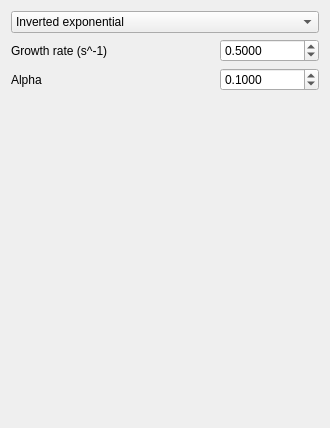
<?xml version="1.0" encoding="UTF-8"?>
<ui version="4.0">
 <class>QtSeagrassColonisationFunctionWidget</class>
 <widget class="QWidget" name="QtSeagrassColonisationFunctionWidget">
  <property name="geometry">
   <rect>
    <x>0</x>
    <y>0</y>
    <width>330</width>
    <height>428</height>
   </rect>
  </property>
  <property name="windowTitle">
   <string>Form</string>
  </property>
  <layout class="QGridLayout" name="gridLayout">
   <item row="3" column="0" rowspan="2" colspan="2">
    <spacer name="spacer">
     <property name="orientation">
      <enum>Qt::Vertical</enum>
     </property>
     <property name="sizeHint" stdset="0">
      <size>
       <width>20</width>
       <height>82</height>
      </size>
     </property>
    </spacer>
   </item>
   <item row="1" column="2">
    <widget class="QDoubleSpinBox" name="box_r">
     <property name="decimals">
      <number>4</number>
     </property>
     <property name="maximum">
      <double>100.000000000000000</double>
     </property>
     <property name="singleStep">
      <double>0.100000000000000</double>
     </property>
     <property name="value">
      <double>0.500000000000000</double>
     </property>
    </widget>
   </item>
   <item row="5" column="0" colspan="3">
    <widget class="QLabel" name="image_seagrass_colonisation">
     <property name="text">
      <string/>
     </property>
     <property name="pixmap">
      <pixmap resource="MutualismBreakdowner.qrc">:/images/EquilibriumSmall.jpg</pixmap>
     </property>
     <property name="alignment">
      <set>Qt::AlignCenter</set>
     </property>
    </widget>
   </item>
   <item row="1" column="0" colspan="2">
    <widget class="QLabel" name="label_r">
     <property name="text">
      <string>Growth rate (s^-1)</string>
     </property>
    </widget>
   </item>
   <item row="2" column="0">
    <widget class="QLabel" name="label_a">
     <property name="text">
      <string>Alpha</string>
     </property>
    </widget>
   </item>
   <item row="2" column="2">
    <widget class="QDoubleSpinBox" name="box_a">
     <property name="decimals">
      <number>4</number>
     </property>
     <property name="maximum">
      <double>100.000000000000000</double>
     </property>
     <property name="singleStep">
      <double>0.100000000000000</double>
     </property>
     <property name="value">
      <double>0.100000000000000</double>
     </property>
    </widget>
   </item>
   <item row="0" column="0" colspan="3">
    <widget class="QComboBox" name="box_seagrass_colonisation_type">
     <item>
      <property name="text">
       <string>Inverted exponential</string>
      </property>
     </item>
    </widget>
   </item>
  </layout>
 </widget>
 <tabstops>
  <tabstop>box_seagrass_colonisation_type</tabstop>
  <tabstop>box_r</tabstop>
  <tabstop>box_a</tabstop>
 </tabstops>
 <resources>
  <include location="MutualismBreakdowner.qrc"/>
 </resources>
 <connections/>
</ui>
